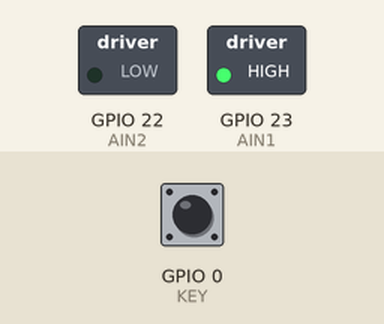
A program run on a simulated ESP32. Parts: switched loads named in the program (green lamp = pin HIGH). Dashed ring = blinking. Inputs (shaded band) come from the test bench; at power-on: GPIO 0 (KEY) HIGH. What the program prints to the serial monitor is not drawn.

Above: at 1.2 s.
1.3 s: GPIO 0 (KEY) pulled LOW for 0.15 s
At 2.6 s:
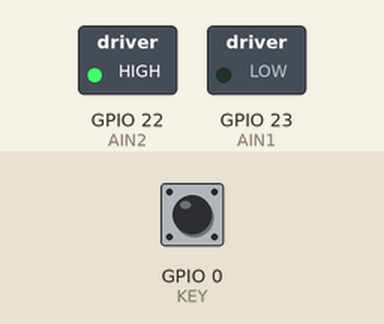
2.9 s: GPIO 0 (KEY) pulled LOW for 1 s
At 5.1 s:
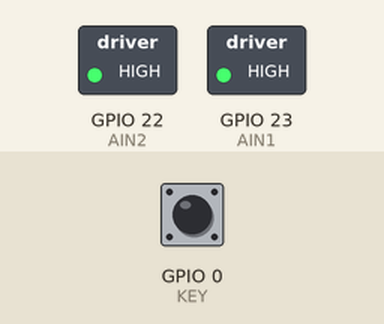
5.4 s: GPIO 0 (KEY) pulled LOW for 0.15 s
At 6.7 s:
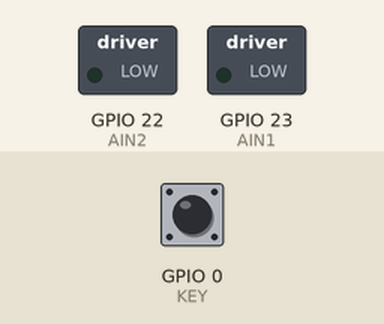
7.0 s: GPIO 0 (KEY) pulsed LOW 5 times (0.12 s each, 0.3 s apart)
At 7.27 s:
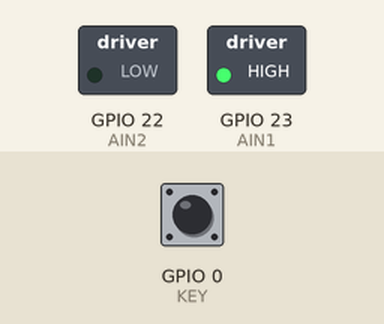
11.5 s: GPIO 0 (KEY) pulsed LOW 2 times (0.12 s each, 0.3 s apart)
At 13.1 s:
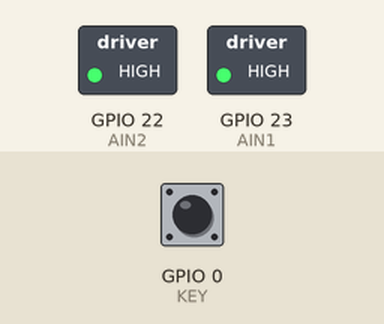
Timing chart, 0 to 14.6 s (numbered marks = the images above; inputs shaded):
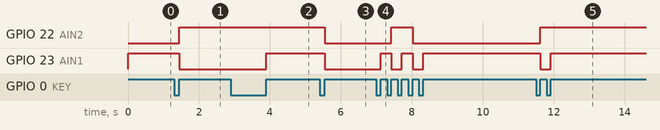

Measured:
- after the input at 1.3 s, GPIO 22 (AIN2): LOW → HIGH after 0.15 s; GPIO 23 (AIN1): HIGH → LOW after 0.15 s
- after the input at 2.9 s, GPIO 23 (AIN1): LOW → HIGH after 1.0 s
- after the input at 5.4 s, GPIO 22 (AIN2), GPIO 23 (AIN1): HIGH → LOW after 0.15 s
- after the input at 7.0 s, GPIO 22 (AIN2): LOW → HIGH after 0.42 s, → LOW 0.60 s later; GPIO 23 (AIN1): alternates HIGH for 0.30 s and LOW for 0.30 s, 5 changes in all, then stays HIGH, starting after 0.12 s
- after the input at 11.5 s, GPIO 22 (AIN2): LOW → HIGH after 0.12 s; GPIO 23 (AIN1): HIGH → LOW after 0.12 s, → HIGH 0.30 s later

The program:

main.cpp
```cpp
// (licence header left out)
#include <Arduino.h>

#define AIN1 23 // 电机驱动模块AIN1引脚
#define AIN2 22 // 电机驱动模块AIN2引脚
#define KEY 0   // 按键引脚

int motorStatus = 0; // 电机状态变量，0-3循环变化

void setup()
{
  Serial.begin(115200);    // 初始化串口通信
  pinMode(KEY, INPUT);     // 设置按键引脚为输入模式
  pinMode(AIN1, OUTPUT);   // 设置AIN1引脚为输出模式
  pinMode(AIN2, OUTPUT);   // 设置AIN2引脚为输出模式
}

void loop()
{
  if (digitalRead(KEY) == LOW) // 检测按键是否按下
  {
    delay(50);                 // 延迟50ms，以防止误触
    if (digitalRead(KEY) == LOW)
    {
      while (digitalRead(0) == LOW) // 等待按键松开，避免连续按下
        ;
      motorStatus++;                 // 切换电机状态
      motorStatus = motorStatus % 4; // 保持该变量值在0-4之间
    }
  }

  // 根据电机状态切换IO电平
  switch (motorStatus)
  {
    case 0:
      Serial.println("AIN1: HIGH, AIN2: LOW"); // 调试信息：AIN1为高电平，AIN2为低电平
      digitalWrite(AIN1, HIGH);
      digitalWrite(AIN2, LOW);
      break;
    case 1:
      Serial.println("AIN1: LOW, AIN2: HIGH"); // 调试信息：AIN1为低电平，AIN2为高电平
      digitalWrite(AIN1, LOW);
      digitalWrite(AIN2, HIGH);
      break;
    case 2:
      Serial.println("AIN1: HIGH, AIN2: HIGH"); // 调试信息：AIN1和AIN2均为高电平
      digitalWrite(AIN1, HIGH);
      digitalWrite(AIN2, HIGH);
      break;
    case 3:
      Serial.println("AIN1: LOW, AIN2: LOW"); // 调试信息：AIN1和AIN2均为低电平
      digitalWrite(AIN1, LOW);
      digitalWrite(AIN2, LOW);
      break;
    default:
      break;
  }
}
```
